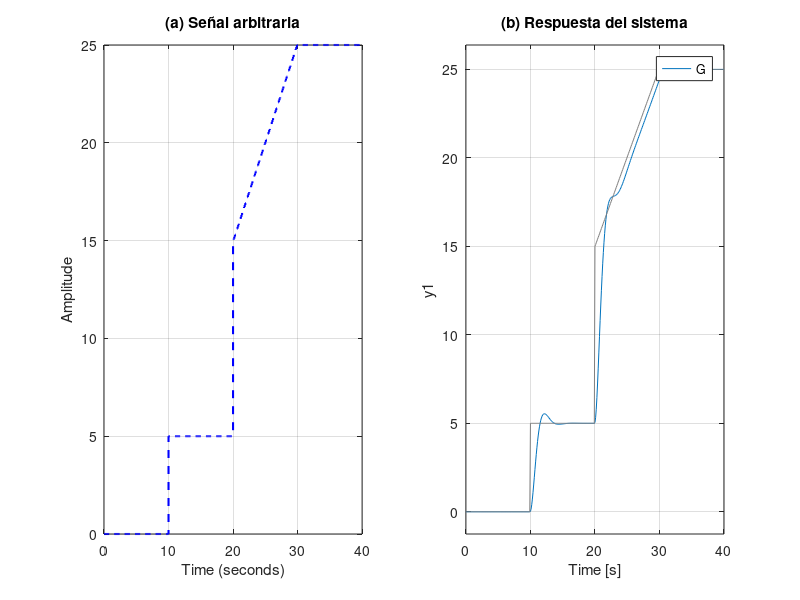

Recreate this plot in MATLAB.
num = 3;
den = [1 2 3];
G = tf(num, den);

ts = 0.1;
t = (0:ts:40)';
N = length(t);

% Señal escalonada: 0 por 10s, luego 5 por 10s, luego 10 por 10s
s1 = zeros(1, sum(t < 10));
s2 = ones(1, sum(t >= 10 & t < 20)) * 5;
s3 = linspace(15,25, 100);
s4 = ones(1, sum(t >= 30)) * 25;
arbsig = [s1 s2 s3 s4]';  % señal de entrada
t = t(1:length(arbsig));  % asegurar tamaños compatibles

% Graficar
figure

subplot(1, 2, 1)
stairs(t, arbsig, 'b--', 'LineWidth', 1.5)
grid on
xlabel('Time (seconds)')
ylabel('Amplitude')
title('(a) Señal arbitraria')

subplot(1, 2, 2)
lsim(G, arbsig, t)
title('(b) Respuesta del sistema')
